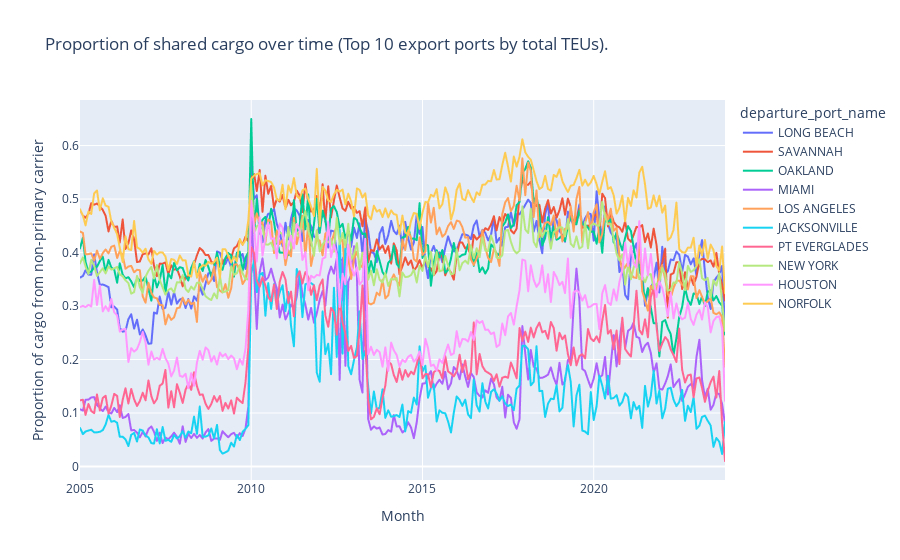

Here is the notebook cell this chart was saved with:
### Code cell
sharing_over_time_plotly(
    data_lf=exports_lf,
    group_var='departure_port_name',
    title='Proportion of shared cargo over time (Top 10 export ports by total TEUs).')

### Figure 1 — Plotly figure (JSON) as saved in the notebook; plotly's stock layout.template omitted (floating-point values rounded to 4 significant figures; data arrays with more than 128 entries replaced by an {"elided": "..."} marker saying what was removed)
{"data": [{"hovertemplate": "departure_port_name=LONG BEACH<br>Month=%{x}<br>Proportion of cargo from non-primary carrier=%{y}<extra></extra>", "legendgroup": "LONG BEACH", "line": {"color": "#636efa", "dash": "solid"}, "marker": {"symbol": "circle"}, "mode": "lines", "name": "LONG BEACH", "showlegend": true, "type": "scattergl", "x": {"elided": "227 str values"}, "xaxis": "x", "y": {"elided": "227 float values"}, "yaxis": "y"}, {"hovertemplate": "departure_port_name=SAVANNAH<br>Month=%{x}<br>Proportion of cargo from non-primary carrier=%{y}<extra></extra>", "legendgroup": "SAVANNAH", "line": {"color": "#EF553B", "dash": "solid"}, "marker": {"symbol": "circle"}, "mode": "lines", "name": "SAVANNAH", "showlegend": true, "type": "scattergl", "x": {"elided": "227 str values"}, "xaxis": "x", "y": {"elided": "227 float values"}, "yaxis": "y"}, {"hovertemplate": "departure_port_name=OAKLAND<br>Month=%{x}<br>Proportion of cargo from non-primary carrier=%{y}<extra></extra>", "legendgroup": "OAKLAND", "line": {"color": "#00cc96", "dash": "solid"}, "marker": {"symbol": "circle"}, "mode": "lines", "name": "OAKLAND", "showlegend": true, "type": "scattergl", "x": {"elided": "227 str values"}, "xaxis": "x", "y": {"elided": "227 float values"}, "yaxis": "y"}, {"hovertemplate": "departure_port_name=MIAMI<br>Month=%{x}<br>Proportion of cargo from non-primary carrier=%{y}<extra></extra>", "legendgroup": "MIAMI", "line": {"color": "#ab63fa", "dash": "solid"}, "marker": {"symbol": "circle"}, "mode": "lines", "name": "MIAMI", "showlegend": true, "type": "scattergl", "x": {"elided": "227 str values"}, "xaxis": "x", "y": {"elided": "227 float values"}, "yaxis": "y"}, {"hovertemplate": "departure_port_name=LOS ANGELES<br>Month=%{x}<br>Proportion of cargo from non-primary carrier=%{y}<extra></extra>", "legendgroup": "LOS ANGELES", "line": {"color": "#FFA15A", "dash": "solid"}, "marker": {"symbol": "circle"}, "mode": "lines", "name": "LOS ANGELES", "showlegend": true, "type": "scattergl", "x": {"elided": "227 str values"}, "xaxis": "x", "y": {"elided": "227 float values"}, "yaxis": "y"}, {"hovertemplate": "departure_port_name=JACKSONVILLE<br>Month=%{x}<br>Proportion of cargo from non-primary carrier=%{y}<extra></extra>", "legendgroup": "JACKSONVILLE", "line": {"color": "#19d3f3", "dash": "solid"}, "marker": {"symbol": "circle"}, "mode": "lines", "name": "JACKSONVILLE", "showlegend": true, "type": "scattergl", "x": {"elided": "227 str values"}, "xaxis": "x", "y": {"elided": "227 float values"}, "yaxis": "y"}, {"hovertemplate": "departure_port_name=PT EVERGLADES<br>Month=%{x}<br>Proportion of cargo from non-primary carrier=%{y}<extra></extra>", "legendgroup": "PT EVERGLADES", "line": {"color": "#FF6692", "dash": "solid"}, "marker": {"symbol": "circle"}, "mode": "lines", "name": "PT EVERGLADES", "showlegend": true, "type": "scattergl", "x": {"elided": "227 str values"}, "xaxis": "x", "y": {"elided": "227 float values"}, "yaxis": "y"}, {"hovertemplate": "departure_port_name=NEW YORK<br>Month=%{x}<br>Proportion of cargo from non-primary carrier=%{y}<extra></extra>", "legendgroup": "NEW YORK", "line": {"color": "#B6E880", "dash": "solid"}, "marker": {"symbol": "circle"}, "mode": "lines", "name": "NEW YORK", "showlegend": true, "type": "scattergl", "x": {"elided": "227 str values"}, "xaxis": "x", "y": {"elided": "227 float values"}, "yaxis": "y"}, {"hovertemplate": "departure_port_name=HOUSTON<br>Month=%{x}<br>Proportion of cargo from non-primary carrier=%{y}<extra></extra>", "legendgroup": "HOUSTON", "line": {"color": "#FF97FF", "dash": "solid"}, "marker": {"symbol": "circle"}, "mode": "lines", "name": "HOUSTON", "showlegend": true, "type": "scattergl", "x": {"elided": "227 str values"}, "xaxis": "x", "y": {"elided": "227 float values"}, "yaxis": "y"}, {"hovertemplate": "departure_port_name=NORFOLK<br>Month=%{x}<br>Proportion of cargo from non-primary carrier=%{y}<extra></extra>", "legendgroup": "NORFOLK", "line": {"color": "#FECB52", "dash": "solid"}, "marker": {"symbol": "circle"}, "mode": "lines", "name": "NORFOLK", "showlegend": true, "type": "scattergl", "x": {"elided": "227 str values"}, "xaxis": "x", "y": {"elided": "227 float values"}, "yaxis": "y"}], "layout": {"legend": {"title": {"text": "departure_port_name"}, "tracegroupgap": 0}, "title": {"text": "Proportion of shared cargo over time (Top 10 export ports by total TEUs)."}, "xaxis": {"anchor": "y", "domain": [0, 1], "title": {"text": "Month"}}, "yaxis": {"anchor": "x", "domain": [0, 1], "title": {"text": "Proportion of cargo from non-primary carrier"}}}}
